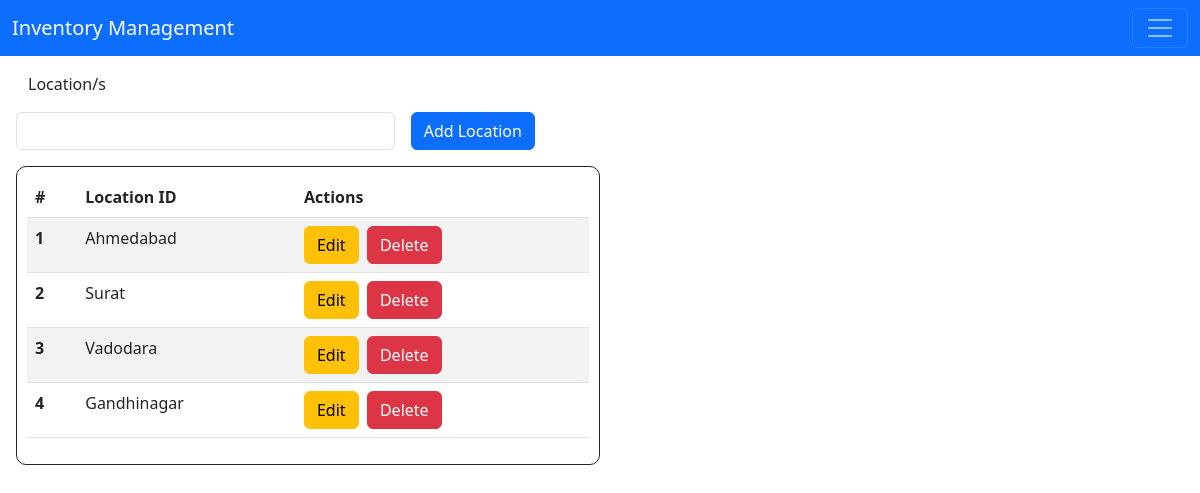
The app's page /location with its own data.
### app.py (models this page shows, shortened)
class Location(db.Model):
    location_id = db.Column(db.String(50), primary_key=True)

### app.py (the view)
@app.route('/location', methods=['POST', 'GET'])
def insert_location():
    if request.method == 'POST':
        location_id = request.form['location_id']
        location = Location.query.get(location_id)
        if location:
            location.location_id = location_id
        else:
            location = Location(location_id=location_id)
        try:
            db.session.add(location)
            db.session.commit()
            return redirect('/location')
        except:
            return "There was an error inserting the location."
    else:
        locations = Location.query.all()
        return render_template('location.html', locations=locations)

### templates/location.html (shortened to what this page needs)
{% extends 'base.html' %}
{% block body %}
<div style="margin: 1rem;">
    <div class="container-fluid" style="margin-bottom: 1rem;">Location/s</div>
    <div class="form" style="margin-bottom: 1rem;">
        <form action="/location" method="post">
            <div class="row g-3 align-items-center">
                <div class="col-4">
                    <input type="text" name="location_id" id="location_id" class="form-control" required>
                </div>
                <div class="col-2">
                    <input type="submit" value="Add Location" class="btn btn-primary">
                </div>
            </div>
        </form>
    </div>
    <div class="col-6" style="border: 1px solid; border-radius: 10px; padding: 10px;">
        <table class="table table-striped">
            <thead>
              <tr>
                <th scope="col">#</th>
                <th scope="col">Location ID</th>
                <th scope="col">Actions</th>
              </tr>
            </thead>
            <tbody>
            {% for location in locations %}
                <tr>
                    <th scope="row">{{(loop.index0 + 1)}}</th>
                    <td>{{location.location_id}}</td>
                    <td>
                        <a class="btn btn-warning" href="/location/update/{{location.location_id}}">Edit</a>&nbsp;
                        <a class="btn btn-danger" href="/location/delete/{{location.location_id}}">Delete</a>
                    </td>
                </tr>
            {% endfor %}
            </tbody>
        </table>
    </div>
</div>
{% endblock %}

### static/css/main.css (style rules this page uses)
body { margin: 0; }

### records on screen
Location: index0 "1", location_id "Ahmedabad"
Location: index0 "2", location_id "Surat"
Location: index0 "3", location_id "Vadodara"
Location: index0 "4", location_id "Gandhinagar"
